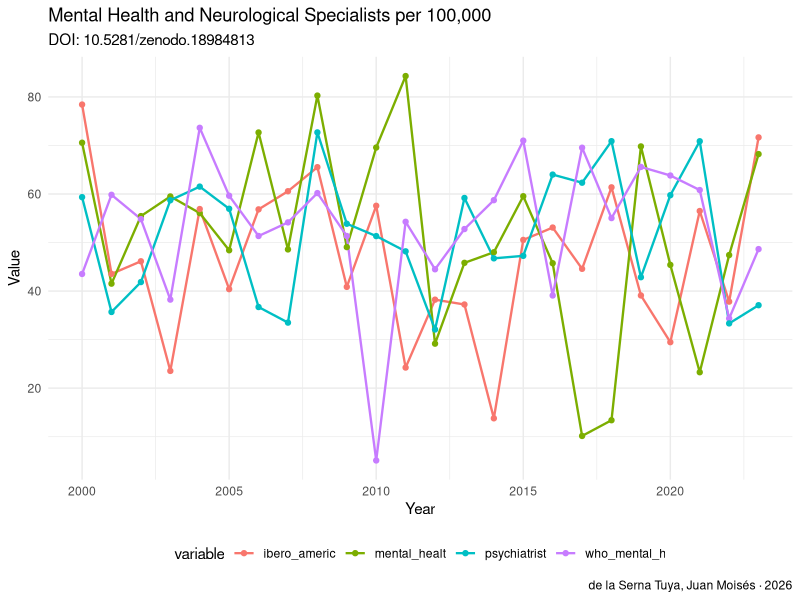

The R script that drew this image:
# analysis.R — Mental Health and Neurological Specialists per 100,000 Inhabitants in Ibero-America (2000-2026)
# DOI: 10.5281/zenodo.18984813
# Author: de la Serna Tuya, Juan Moisés · ORCID: 0000-0002-8401-8018
# License: CC0 1.0

# ── SETUP ──────────────────────────────────────────────────────────────────
# Install required packages if needed:
# install.packages(c("readr","ggplot2","dplyr","tidyr"))

library(readr)
library(ggplot2)
library(dplyr)

# ── LOAD DATA ──────────────────────────────────────────────────────────────
# Download dataset from: https://doi.org/10.5281/zenodo.18984813
# df <- read_csv("dataset.csv")

# Example with synthetic data
set.seed(42)
years <- 2000:2023
df <- data.frame(
  year = years,
    mental_healt = rnorm(length(years), 50, 15),
  ibero_americ = rnorm(length(years), 50, 15),
  who_mental_h = rnorm(length(years), 50, 15),
  psychiatrist = rnorm(length(years), 50, 15),
  stringsAsFactors = FALSE
)

cat("Dataset: Mental Health and Neurological Specialists per 100\n")
cat("DOI: 10.5281/zenodo.18984813\n")
cat("Dimensions:", nrow(df), "x", ncol(df), "\n\n")
print(head(df))
print(summary(df))

# ── VISUALIZATION ──────────────────────────────────────────────────────────
# Temporal trend
p1 <- df %>%
  tidyr::pivot_longer(-year, names_to="variable", values_to="value") %>%
  ggplot(aes(x=year, y=value, color=variable)) +
  geom_line(size=0.8) +
  geom_point(size=1.5) +
  labs(title="Mental Health and Neurological Specialists per 100,000 ",
       subtitle="DOI: 10.5281/zenodo.18984813",
       x="Year", y="Value",
       caption="de la Serna Tuya, Juan Moisés · 2026") +
  theme_minimal() +
  theme(legend.position="bottom")

ggsave("figures/analysis_output_r.png", p1, width=10, height=6, dpi=150)
cat("\nFigure saved: figures/analysis_output_r.png\n")

# ── CITATION ───────────────────────────────────────────────────────────────
cat("\nCitation:\n")
cat("de la Serna Tuya, Juan Moisés (2026). Mental Health and Neurological Specialists per 100,000 Inhabitants in . Zenodo. https://doi.org/10.5281/zenodo.18984813\n")
